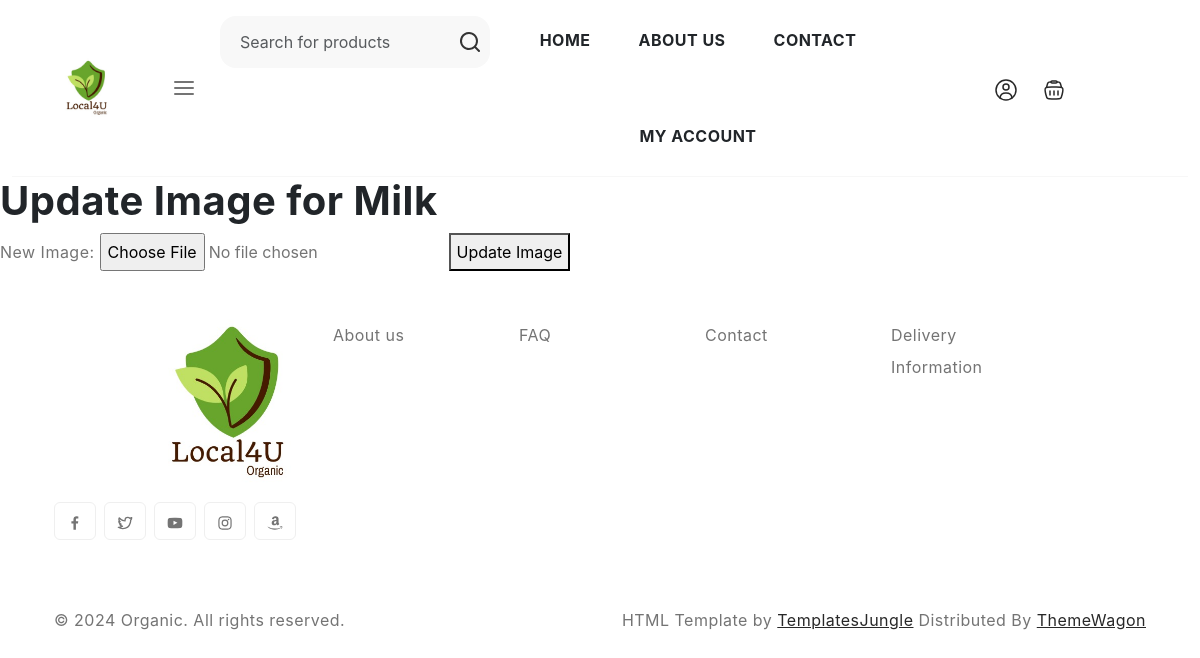
Before: /product/update_product_image/3/ with the older database file.
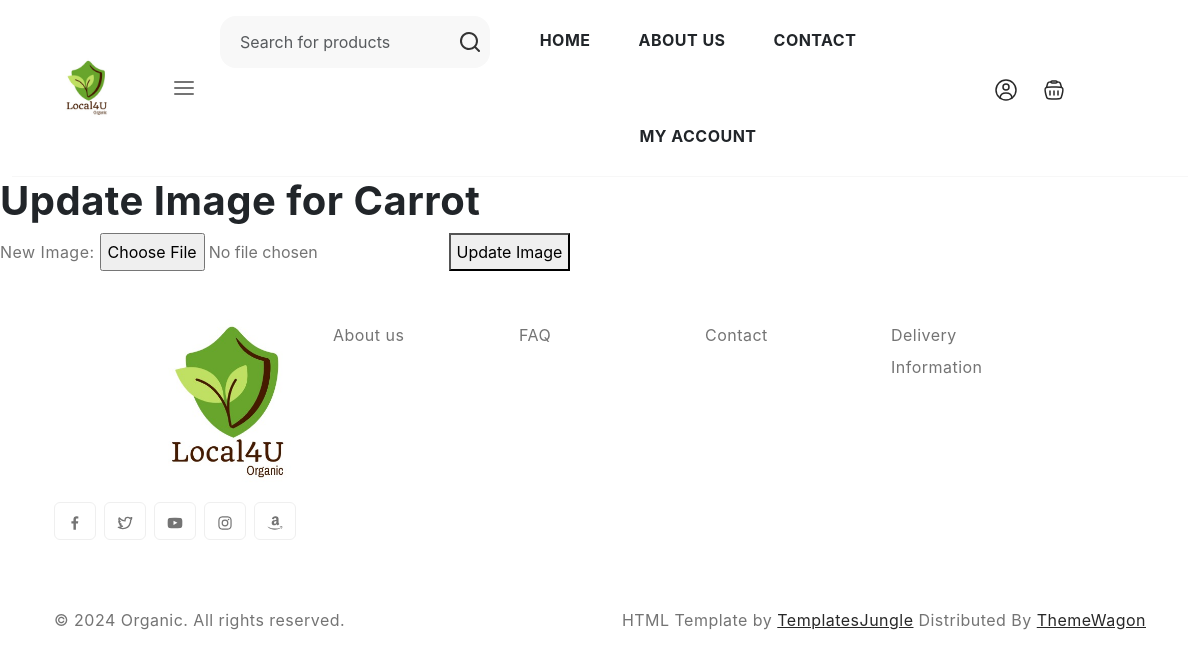
After: the same page with the newer database file.
### product/models.py (models this page shows, shortened)
class Product(models.Model):
    name = models.CharField(max_length=200)  # Name of the product
    description = models.TextField()  # Detailed description of the product
    category = models.ForeignKey(Category, on_delete=models.CASCADE)  # Category to which the product belongs
    price = models.DecimalField(max_digits=10, decimal_places=2)  # Original price of the product
    discounted_price = models.DecimalField(max_digits=10, decimal_places=2, null=True, blank=True)  # Discounted price if applicable
    stock = models.PositiveIntegerField()  # Available stock quantity
    farmer = models.ForeignKey(Farmer, on_delete=models.CASCADE)  # Farmer who owns the product
    created_at = models.DateTimeField(auto_now_add=True)  # Timestamp when the product was added
    updated_at = models.DateTimeField(auto_now=True)  # Timestamp when the product was last updated
    image = models.ImageField(upload_to='product_images/', null=True, blank=True)  # Optional product image

### product/views.py (the view)
# urls.py: path('update_product_image/<int:product_id>/', views.update_product_image, name='update_product_image'),
def update_product_image(request, product_id):
    product = get_object_or_404(Product, id=product_id)  # Retrieve product or return 404
    if request.method == 'POST':
        product.image = request.FILES.get('image')  # Update product image
        product.save()
        messages.success(request, 'Image updated successfully!')
        return redirect('farmer_dashboard')
    return render(request, 'update_product_image.html', {'product': product})

### order/context_processors.py (called while the page is built)
def cart_data(request):
    return {"cart": request.session.get("cart", {})}

### order/templatetags/cart_filters.py (called while the page is built)
@register.filter
def sum_cart_total(cart_items):
    total = 0
    for item in cart_items:
        total += float(item['price']) * item['quantity']
    return total

### product/context_processors.py (called while the page is built)
def category_menu(request):
    categories = Category.objects.all()
    return {'categories': categories}

### templates/update_product_image.html (shortened to what this page needs)
{% extends 'base.html' %}
{% block body_block %}
    <h1>Update Image for {{ product.name }}</h1>
    <form method="POST" enctype="multipart/form-data">
        <label>New Image:</label>
        <input type="file" name="image">
        <button type="submit">Update Image</button>
    </form>
{% endblock %}

Changed rows visible on the page:
changed Product: name "Milk" → "Carrot"
